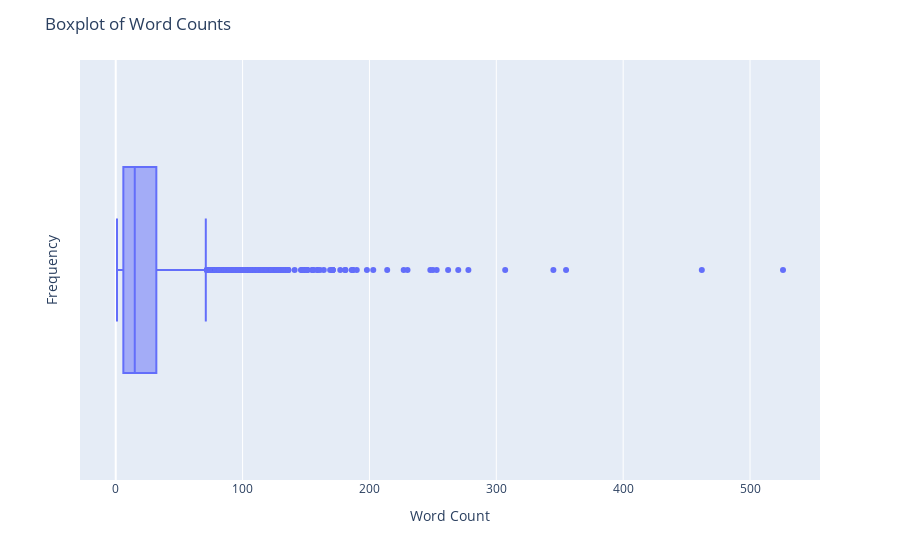

This figure's notebook cell:
### Markdown cell above
<b><u>Check outliers<u/><b/>

### Code cell
fig = px.box(df, x='Word Count', hover_data={'Word Count': True})

fig.update_layout(
    title='Boxplot of Word Counts',
    xaxis_title='Word Count',
    yaxis_title='Frequency'
)

fig.show()

### Figure 1 — Plotly figure (JSON) as saved in the notebook; plotly's stock layout.template omitted (floating-point values rounded to 4 significant figures; data arrays with more than 128 entries replaced by an {"elided": "..."} marker saying what was removed)
{"data": [{"alignmentgroup": "True", "hovertemplate": "Word Count=%{x}<extra></extra>", "legendgroup": "", "marker": {"color": "#636efa"}, "name": "", "notched": false, "offsetgroup": "", "orientation": "h", "showlegend": false, "type": "box", "x": {"elided": "3070 int values"}, "x0": " ", "xaxis": "x", "y0": " ", "yaxis": "y"}], "layout": {"autosize": true, "boxmode": "group", "legend": {"tracegroupgap": 0}, "margin": {"t": 60}, "title": {"text": "Boxplot of Word Counts"}, "xaxis": {"anchor": "y", "autorange": true, "domain": [0, 1], "range": [-28.17, 555.2], "title": {"text": "Word Count"}, "type": "linear"}, "yaxis": {"anchor": "x", "autorange": true, "domain": [0, 1], "range": [-0.5, 0.5], "title": {"text": "Frequency"}, "type": "category"}}}
